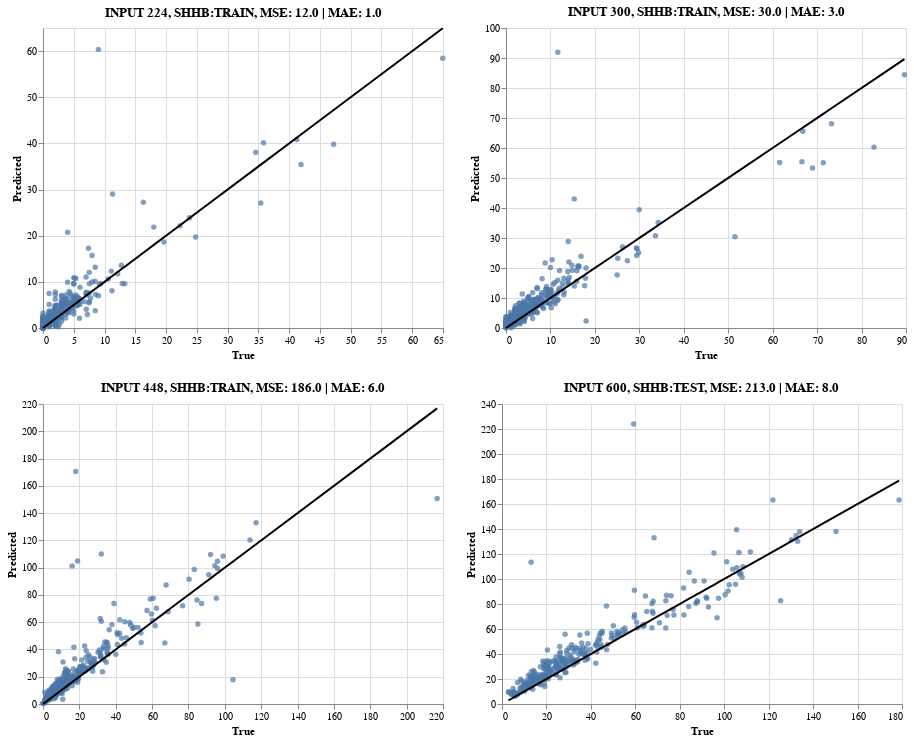

Notebook code for this chart:
### Markdown cell above
# Dataset: SHHB

Now, let's see how does the model generalises to unseen dataset. 
We will plot baseline model performance on both train and test set.

Train set

### Code cell
baseline_shhb_train_224 = generate_plot_from_csv(
    name="vgg16baseline", dataset="SHHB", ds_type="train",
    cropsize=224
)

baseline_shhb_train_300 = generate_plot_from_csv(
    name="vgg16baseline", dataset="SHHB", ds_type="train",
    cropsize=300
)

baseline_shhb_train_448 = generate_plot_from_csv(
    name="vgg16baseline", dataset="SHHB", ds_type="train",
    cropsize=448
)

baseline_shhb_train_600 = generate_plot_from_csv(
    name="vgg16baseline", dataset="SHHB", ds_type="test",
    cropsize=600
)


ah = alt.hconcat(baseline_shhb_train_224, baseline_shhb_train_300)
av = alt.hconcat(baseline_shhb_train_448 | baseline_shhb_train_600)
chart = alt.vconcat(ah, av)
chart

### Figure 1 — Vega-Lite specification as saved in the notebook (floating-point values rounded to 4 significant figures; data arrays with more than 128 entries replaced by an {"elided": "..."} marker saying what was removed)
{"config": {"view": {"continuousWidth": 400, "continuousHeight": 300}}, "vconcat": [{"hconcat": [{"layer": [{"mark": "circle", "encoding": {"tooltip": [{"type": "quantitative", "field": "true_labels"}, {"type": "quantitative", "field": "predicted_labels"}], "x": {"type": "quantitative", "field": "true_labels"}, "y": {"type": "quantitative", "field": "predicted_labels"}}}, {"mark": "line", "encoding": {"color": {"value": "rgb(0,0,0)"}, "x": {"type": "quantitative", "field": "true_labels", "title": "True"}, "y": {"type": "quantitative", "field": "true_labels", "title": "Predicted"}}}], "data": {"name": "data-ba16d1c1949f41c73368f030da3c7a9d"}, "title": "INPUT 224, SHHB:TRAIN, MSE: 12.0 | MAE: 1.0"}, {"layer": [{"mark": "circle", "encoding": {"tooltip": [{"type": "quantitative", "field": "true_labels"}, {"type": "quantitative", "field": "predicted_labels"}], "x": {"type": "quantitative", "field": "true_labels"}, "y": {"type": "quantitative", "field": "predicted_labels"}}}, {"mark": "line", "encoding": {"color": {"value": "rgb(0,0,0)"}, "x": {"type": "quantitative", "field": "true_labels", "title": "True"}, "y": {"type": "quantitative", "field": "true_labels", "title": "Predicted"}}}], "data": {"name": "data-374b2f49d4bc59302dcb188ce14758ef"}, "title": "INPUT 300, SHHB:TRAIN, MSE: 30.0 | MAE: 3.0"}]}, {"hconcat": [{"hconcat": [{"layer": [{"mark": "circle", "encoding": {"tooltip": [{"type": "quantitative", "field": "true_labels"}, {"type": "quantitative", "field": "predicted_labels"}], "x": {"type": "quantitative", "field": "true_labels"}, "y": {"type": "quantitative", "field": "predicted_labels"}}}, {"mark": "line", "encoding": {"color": {"value": "rgb(0,0,0)"}, "x": {"type": "quantitative", "field": "true_labels", "title": "True"}, "y": {"type": "quantitative", "field": "true_labels", "title": "Predicted"}}}], "data": {"name": "data-344dce93ac8d5479d7d6c9d2318f813d"}, "title": "INPUT 448, SHHB:TRAIN, MSE: 186.0 | MAE: 6.0"}, {"layer": [{"mark": "circle", "encoding": {"tooltip": [{"type": "quantitative", "field": "true_labels"}, {"type": "quantitative", "field": "predicted_labels"}], "x": {"type": "quantitative", "field": "true_labels"}, "y": {"type": "quantitative", "field": "predicted_labels"}}}, {"mark": "line", "encoding": {"color": {"value": "rgb(0,0,0)"}, "x": {"type": "quantitative", "field": "true_labels", "title": "True"}, "y": {"type": "quantitative", "field": "true_labels", "title": "Predicted"}}}], "data": {"name": "data-4ab7eb9a080e323366814d78ca7f9ff8"}, "title": "INPUT 600, SHHB:TEST, MSE: 213.0 | MAE: 8.0"}]}]}], "$schema": "https://vega.github.io/schema/vega-lite/v4.0.2.json", "datasets": {"data-ba16d1c1949f41c73368f030da3c7a9d": {"elided": "400 records"}, "data-374b2f49d4bc59302dcb188ce14758ef": {"elided": "400 records"}, "data-344dce93ac8d5479d7d6c9d2318f813d": {"elided": "400 records"}, "data-4ab7eb9a080e323366814d78ca7f9ff8": {"elided": "316 records"}}}
